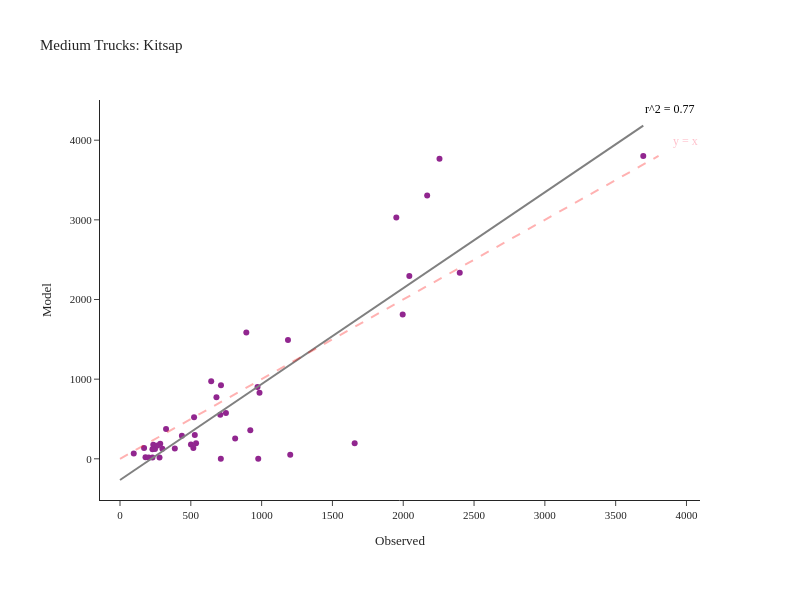

Source (notebook cell):
### Code cell
fig = create_truck_chart(df_daily_med, 'Medium', 'Kitsap')
fig.show()

### Figure 1 — Plotly figure (JSON) as saved in the notebook; plotly's stock layout.template omitted (floating-point values rounded to 4 significant figures)
{"data": [{"customdata": [["SR-16  N/O SR-302 NB/SB", "Kitsap"], ["SR-16 N/O SR-160 NB/SB", "Kitsap"], ["SR-16 N/O Tremont NB/SB", "Kitsap"], ["SR-16 S/O SR-3 NB", "Kitsap"], ["SR-104 @ Hood Canal Bridge WB/EB", "Kitsap"], ["SR-104 E/O Hood Canal Bridge WB/EB", "Kitsap"], ["SR-104 N/O Pt Gamble Rd WB/EB", "Kitsap"], ["SR-104 E/O SR-307 WB/EB", "Kitsap"], ["SR-104 E/O Hansville WB/EB", "Kitsap"], ["SR-160 @ SR-16 WB/EB", "Kitsap"], ["SR-160 E/O Long Lake Rd WB/EB", "Kitsap"], ["SR-160 W/O Banner WB/EB", "Kitsap"], ["SR-160 E/O Peterson WB/EB", "Kitsap"], ["SR-160 S/O Southworth Dr WB/EB", "Kitsap"], ["SR-166 E/O SR-16 WB/EB", "Kitsap"], ["SR-3 E/O Sunset Way NB/SB", "Kitsap"], ["SR-3 N/O SR-305 NB/SB", "Kitsap"], ["SR-3 S/O Newberry Hill Rd NB/SB", "Kitsap"], ["SR-3 @ SR-304 NB/SB", "Kitsap"], ["SR-3 NE of SR-16 NB/SB", "Kitsap"], ["SR-3 W/O Lake Flora Rd NB/SB", "Kitsap"], ["SR-303 E/O SR-3 NB/SB", "Kitsap"], ["SR-303 N/O 11th St NB/SB", "Kitsap"], ["SR-303 N/O SR-304 NB/SB", "Kitsap"], ["SR-304 E/O SR-3 WB/EB", "Kitsap"], ["SR-304 W/O Naval WB/EB", "Kitsap"], ["SR-305 W/O SR-307 WB/EB", "Kitsap"], ["SR-305 W/O Suquamish Way WB/EB", "Kitsap"], ["SR-305 N/O Day Rd WB/EB", "Kitsap"], ["SR-305 N/O High School Rd WB/EB", "Kitsap"], ["SR-305 S/O Winslow Way WB/EB", "Kitsap"], ["SR-305 @ Ferry Ramp WB/EB", "Kitsap"], ["SR-307 W/O SR-104 NB/SB", "Kitsap"], ["SR-307 N/O Gunderson NB/SB", "Kitsap"], ["SR-307 S/O Gunderson NB/SB", "Kitsap"], ["SR-307 N/O SR-305 NB/SB", "Kitsap"], ["SR-308 @ SR-3 WB/EB", "Kitsap"], ["SR-308 E/O SR-3 WB/EB", "Kitsap"], ["SR-308 E/O Silverdale Way WB/EB", "Kitsap"], ["SR-308 W/O Brownsville Hwy WB/EB", "Kitsap"], ["SR-310 @ SR-3 WB/EB", "Kitsap"], ["SR-310 W/O Callow WB/EB", "Kitsap"]], "hovertemplate": "Observed=%{x}<br>Model=%{y}<br>location=%{customdata[0]}<br>County=%{customdata[1]}<extra></extra>", "legendgroup": "", "line": {"color": "Grey", "width": 2}, "marker": {"color": "#91268F", "symbol": "circle"}, "mode": "markers", "name": "", "orientation": "v", "showlegend": false, "type": "scatter", "x": [2256, 1951, 2169, 1996, 712, 180, 203, 537, 299, 523, 501, 387, 235, 97, 325, 1202, 1657, 2399, 2043, 3695, 976, 985, 971, 437, 892, 681, 1186, 713, 644, 518, 279, 229, 813, 528, 708, 748, 170, 229, 284, 247, 920, 265], "xaxis": "x", "y": [3768, 3028, 3307, 1811, 0, 21, 15, 196, 126, 523, 180, 129, 175, 67, 374, 51, 194, 2336, 2296, 3803, 0, 830, 901, 289, 1587, 774, 1493, 924, 975, 136, 16, 16, 254, 300, 554, 575, 137, 119, 188, 124, 359, 168], "yaxis": "y"}, {"hovertemplate": "Observed=%{x}<br>Model=%{y}<extra></extra>", "legendgroup": "", "line": {"color": "Grey", "dash": "solid", "width": 2}, "marker": {"symbol": "circle"}, "mode": "lines", "name": "", "orientation": "v", "showlegend": false, "type": "scatter", "x": [0.0, 37.32, 74.65, 112.0, 149.3, 186.6, 223.9, 261.3, 298.6, 335.9, 373.2, 410.6, 447.9, 485.2, 522.5, 559.8, 597.2, 634.5, 671.8, 709.1, 746.5, 783.8, 821.1, 858.4, 895.8, 933.1, 970.4, 1008.0, 1045.0, 1082.0, 1120.0, 1157.0, 1194.0, 1232.0, 1269.0, 1306.0, 1344.0, 1381.0, 1418.0, 1456.0, 1493.0, 1530.0, 1568.0, 1605.0, 1642.0, 1680.0, 1717.0, 1754.0, 1792.0, 1829.0, 1866.0, 1903.0, 1941.0, 1978.0, 2015.0, 2053.0, 2090.0, 2127.0, 2165.0, 2202.0, 2239.0, 2277.0, 2314.0, 2351.0, 2389.0, 2426.0, 2463.0, 2501.0, 2538.0, 2575.0, 2613.0, 2650.0, 2687.0, 2725.0, 2762.0, 2799.0, 2837.0, 2874.0, 2911.0, 2949.0, 2986.0, 3023.0, 3061.0, 3098.0, 3135.0, 3172.0, 3210.0, 3247.0, 3284.0, 3322.0, 3359.0, 3396.0, 3434.0, 3471.0, 3508.0, 3546.0, 3583.0, 3620.0, 3658.0, 3695.0], "xaxis": "x", "y": [-266.1, -221.1, -176.2, -131.3, -86.33, -41.39, 3.546, 48.48, 93.42, 138.4, 183.3, 228.2, 273.2, 318.1, 363.0, 408.0, 452.9, 497.8, 542.8, 587.7, 632.6, 677.6, 722.5, 767.5, 812.4, 857.3, 902.3, 947.2, 992.1, 1037.0, 1082.0, 1127.0, 1172.0, 1217.0, 1262.0, 1307.0, 1352.0, 1397.0, 1441.0, 1486.0, 1531.0, 1576.0, 1621.0, 1666.0, 1711.0, 1756.0, 1801.0, 1846.0, 1891.0, 1936.0, 1981.0, 2026.0, 2071.0, 2116.0, 2160.0, 2205.0, 2250.0, 2295.0, 2340.0, 2385.0, 2430.0, 2475.0, 2520.0, 2565.0, 2610.0, 2655.0, 2700.0, 2745.0, 2790.0, 2835.0, 2879.0, 2924.0, 2969.0, 3014.0, 3059.0, 3104.0, 3149.0, 3194.0, 3239.0, 3284.0, 3329.0, 3374.0, 3419.0, 3464.0, 3509.0, 3553.0, 3598.0, 3643.0, 3688.0, 3733.0, 3778.0, 3823.0, 3868.0, 3913.0, 3958.0, 4003.0, 4048.0, 4093.0, 4138.0, 4183.0], "yaxis": "y"}], "layout": {"annotations": [{"align": "right", "font": {"color": "pink", "size": 12}, "showarrow": false, "text": "y = x", "x": 3993.0, "y": 3993.0}, {"align": "right", "font": {"color": "black", "size": 12}, "showarrow": false, "text": "r^2 = 0.77", "x": 3880.0, "y": 4392.0}], "height": 600, "legend": {"tracegroupgap": 0}, "margin": {"b": 100, "l": 100, "r": 100, "t": 100}, "shapes": [{"line": {"color": "Red", "dash": "dash", "width": 2}, "type": "line", "x0": 0, "x1": 3803, "y0": 0, "y1": 3803}], "title": {"text": "Medium Trucks: Kitsap"}, "width": 800, "xaxis": {"anchor": "y", "domain": [0, 1], "title": {"text": "Observed"}}, "yaxis": {"anchor": "x", "domain": [0, 1], "title": {"text": "Model"}}}}
